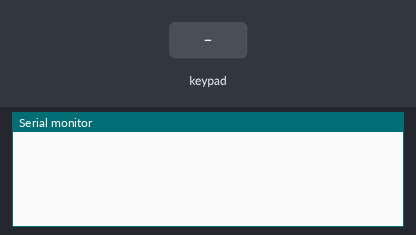
A sketch run on a simulated Arduino Uno, built with avr-gcc and run on an emulated ATmega328P. On the bench: the last lines printed to the serial monitor. The inputs (shaded band) are chosen by the test bench.

Above: at 1.2 s.
1.3 s: key '1' pressed
At 1.7 s:
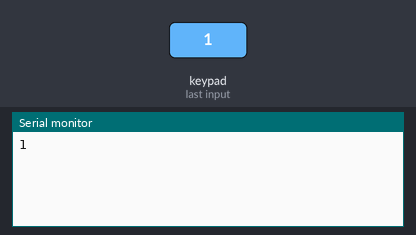
2.8 s: keypad keys 8 9 1 0 1 1 # pressed 0.4 s apart
At 6.1 s:
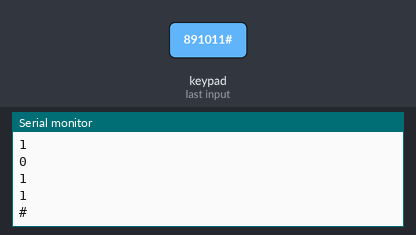
7.1 s: key 'A' pressed
At 7.4 s:
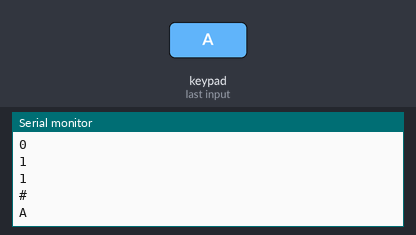
8.6 s: keypad keys 8 9 1 0 1 1 * pressed 0.4 s apart
At 11.4 s:
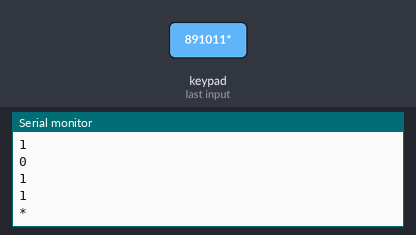
12.9 s: key 'B' pressed
At 14.1 s:
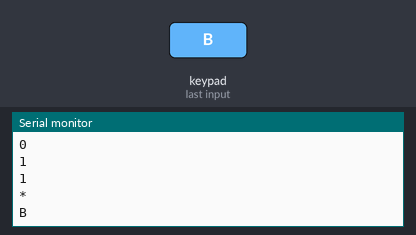
14.4 s: keypad keys 8 9 1 0 1 1 D pressed 0.4 s apart
At 18.3 s:
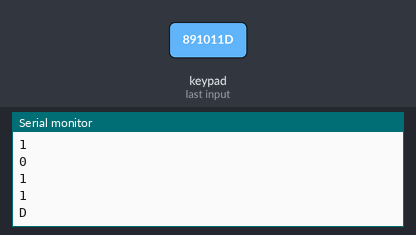
Timing chart, 0 to 19.7 s (numbered marks = the images above; inputs shaded):
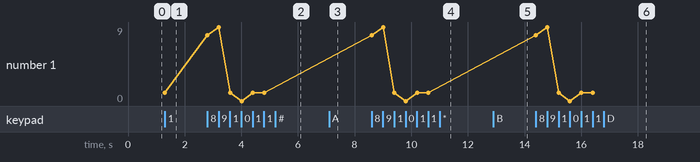

Measured:
- after the input at 1.3 s, the serial monitor: prints a new line at once (image 1)
- after the input at 2.8 s, the serial monitor: prints a new line at once (image 2)
- after the input at 7.1 s, the serial monitor: prints a new line at once (image 3)
- after the input at 8.6 s, the serial monitor: prints a new line at once (image 4)
- after the input at 12.9 s, the serial monitor: prints a new line at once (image 5)
- after the input at 14.4 s, the serial monitor: prints a new line at once (image 6)

The sketch:

ButtonPad.ino
```cpp
#include <Keypad.h>

const int ROWS = 4;
const int COLS = 4;

char pad[ROWS][COLS] = {
  {'1', '2', '3', 'A'},
  {'4', '5', '6', 'B'},
  {'7', '8', '9', 'C'},
  {'*', '0', '#', 'D'}
};

byte row_pins[ROWS] = {8, 9, 10, 11};
byte col_pins[COLS] = {4, 5, 6, 7};

Keypad custom_keypad = Keypad(makeKeymap(pad), row_pins, col_pins, ROWS, COLS);

void setup()
{
  Serial.begin(115200);
}

void loop()
{
  // Get key value if pressed
  char custom_key = custom_keypad.getKey();

  if (custom_key)
  {
    Serial.println(custom_key);
  }

  return;
}
```
